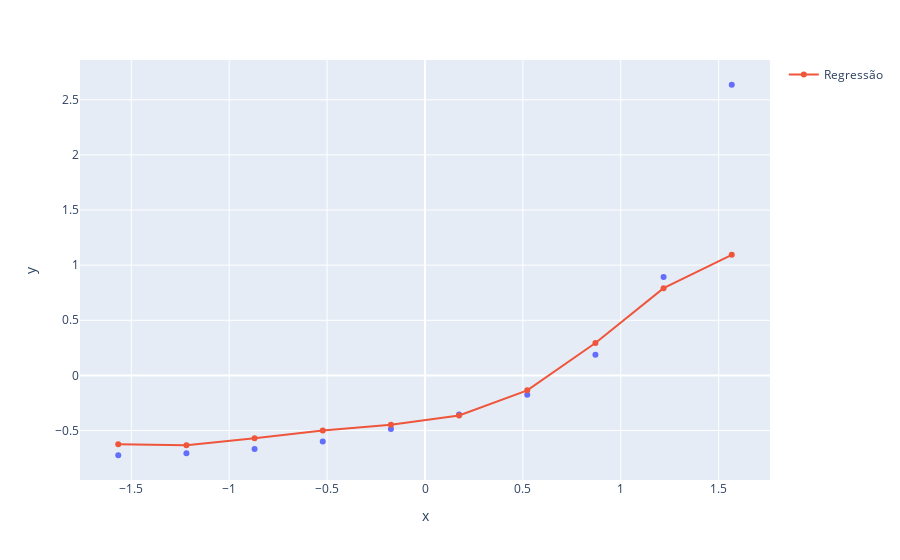

The notebook cell this image was saved under:
### Code cell
grafico = px.scatter(x = x_plano_saude2_scaled.ravel(), y = y_plano_saude2_scaled.ravel())
grafico.add_scatter(x= x_plano_saude2_scaled.ravel(), y = regressor_svr_saude_rbf.predict(x_plano_saude2_scaled), name= 'Regressão')
grafico.show()

### Figure 1 — Plotly figure (JSON) as saved in the notebook; plotly's stock layout.template omitted (floating-point values rounded to 4 significant figures)
{"data": [{"hovertemplate": "x=%{x}<br>y=%{y}<extra></extra>", "legendgroup": "", "marker": {"color": "#636efa", "symbol": "circle"}, "mode": "markers", "name": "", "orientation": "v", "showlegend": false, "type": "scatter", "x": [-1.567, -1.219, -0.8704, -0.5222, -0.1741, 0.1741, 0.5222, 0.8704, 1.219, 1.567], "xaxis": "x", "y": [-0.724, -0.7066, -0.6682, -0.5984, -0.4867, -0.3542, -0.1762, 0.1867, 0.8915, 2.636], "yaxis": "y"}, {"name": "Regressão", "type": "scatter", "x": [-1.567, -1.219, -0.8704, -0.5222, -0.1741, 0.1741, 0.5222, 0.8704, 1.219, 1.567], "y": [-0.6235, -0.6329, -0.5707, -0.4987, -0.4464, -0.3633, -0.1355, 0.2935, 0.7912, 1.094]}], "layout": {"legend": {"tracegroupgap": 0}, "margin": {"t": 60}, "xaxis": {"anchor": "y", "domain": [0, 1], "title": {"text": "x"}}, "yaxis": {"anchor": "x", "domain": [0, 1], "title": {"text": "y"}}}}
